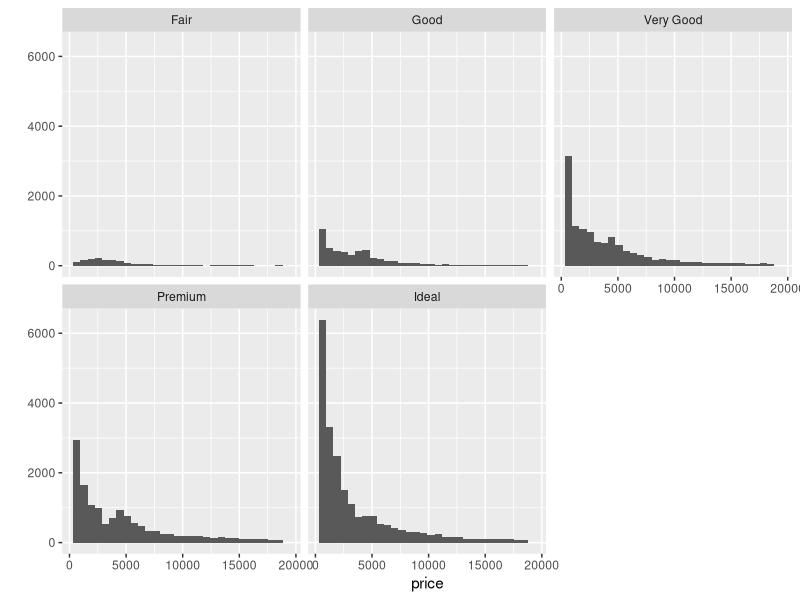
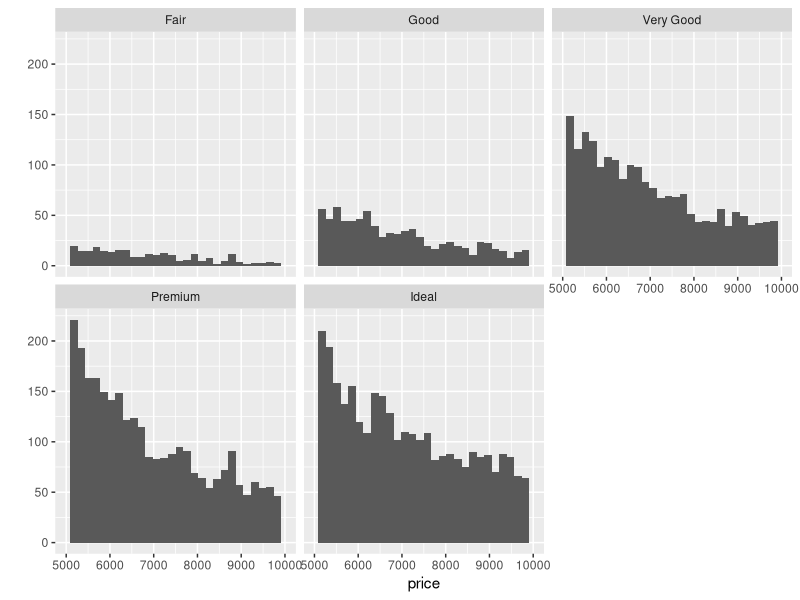
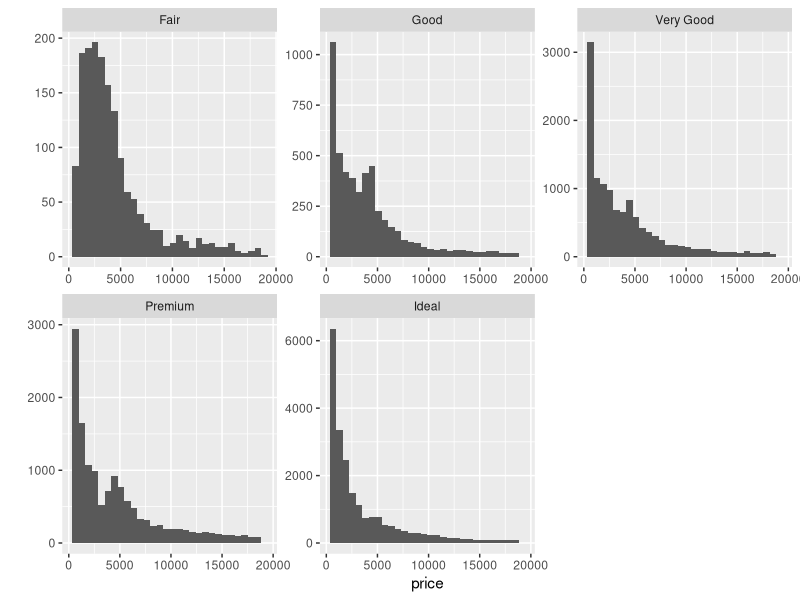
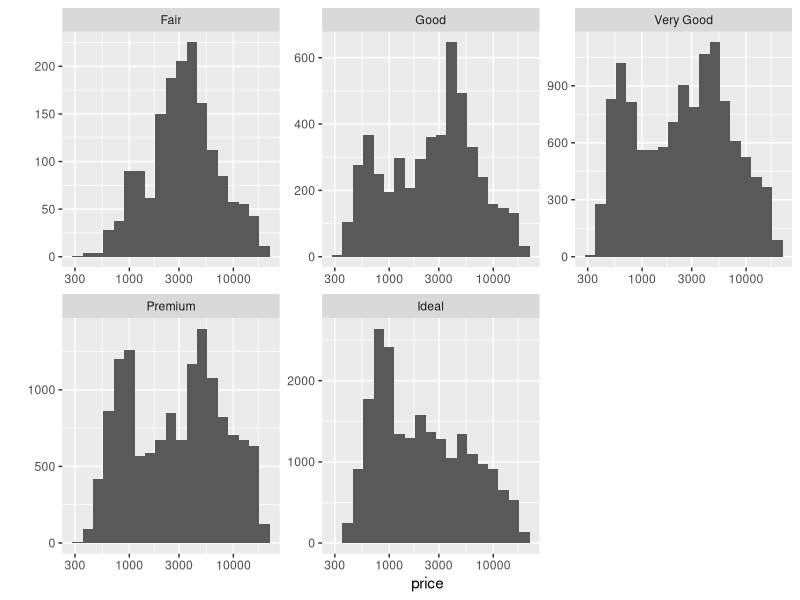
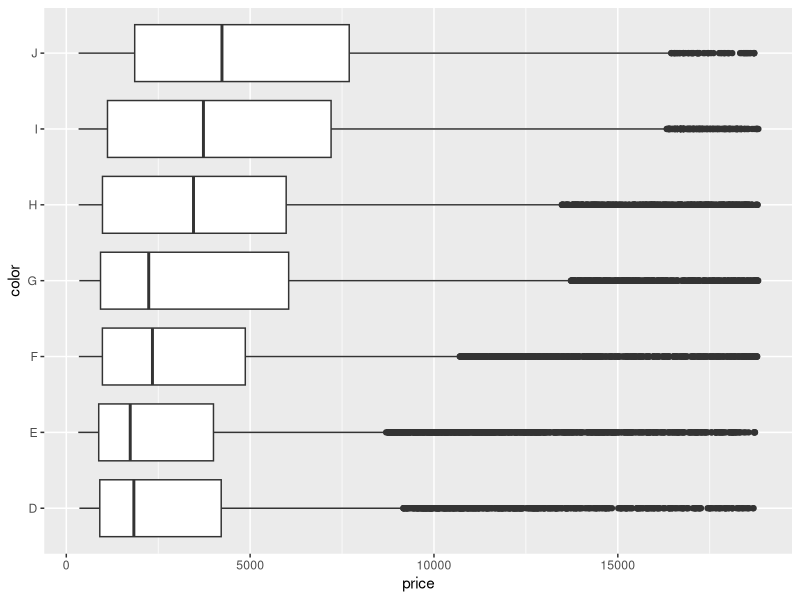
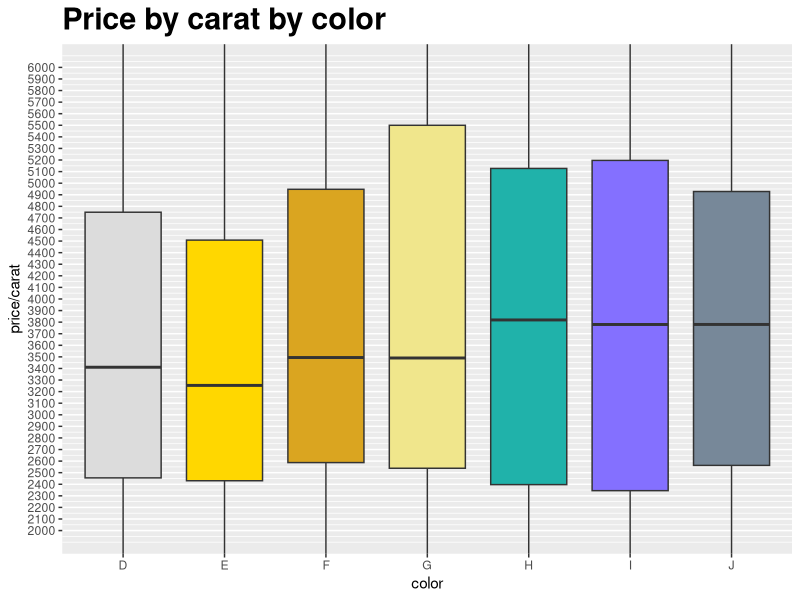
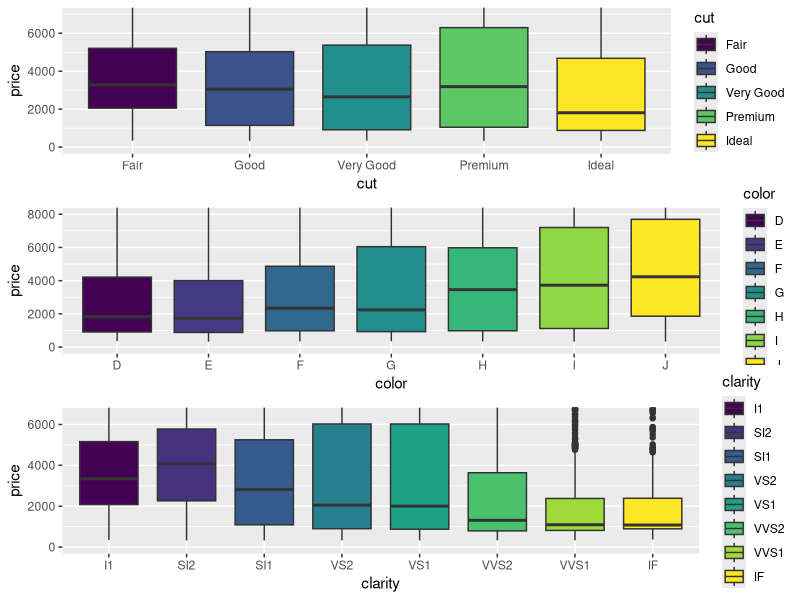
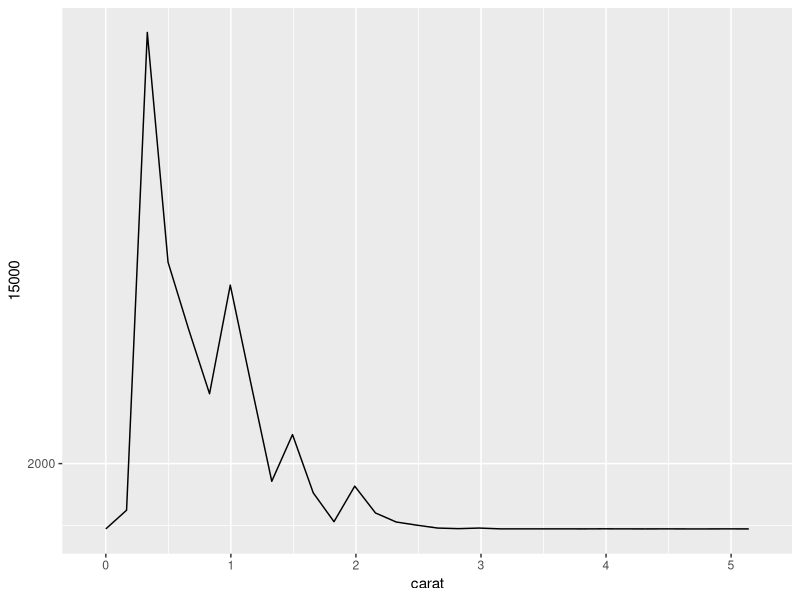

The R script that drew these images, in order:
library(ggplot2)
qplot(data = diamonds, x = price, bins = 30)+
  facet_wrap(~diamonds$cut)

qplot(data = diamonds, x = price, bins = 30,
      xlim = c(5000,10000))+
  facet_wrap(~diamonds$cut)
by(diamonds$price, diamonds$cut, summary)

qplot(x = price, data = diamonds) + 
  facet_wrap(~cut, scales = "free")

qplot(x = price, data = diamonds, binwidth = .1) +
  scale_x_log10()+ 
  facet_wrap(~cut, scales = "free")

ggplot(diamonds, aes(x = price, y = color)) +
  geom_boxplot()
by(diamonds$price, diamonds$color, summary)

by(diamonds$price, diamonds$color, IQR)

# Investigate the price per carat of diamonds across
# the different colors of diamonds using boxplots.

ggplot(aes(x = color, y = price/carat), data = diamonds,
       binwidth = 25)+
  scale_y_continuous(breaks = seq(2000,6000,100))+
  coord_cartesian(ylim = c(2000,6000))+
  geom_boxplot(fill = c("gainsboro","gold","goldenrod","khaki", "lightseagreen","lightslateblue","lightslategrey"))+
  labs(title = "Price by carat by color")+
  theme(plot.title = element_text(size = rel(2)))+
  theme(plot.title = element_text(face = "bold"))
library(gridExtra)
library(grid)

p1 <- qplot(x = cut, y= price, data = diamonds, geom = "boxplot", fill = cut) +
  coord_cartesian(ylim = c(0,7000))
p2 <- qplot(x = color, y= price, data = diamonds, geom = "boxplot"
            , fill = color) +
  coord_cartesian(ylim = c(0,8000))
p3 <- qplot(x = clarity, y= price, data = diamonds, geom = "boxplot", fill = clarity) +
  coord_cartesian(ylim = c(0,6500))
grid <- grid.arrange(p1, p2, p3, ncol = 1)

#Investigate frequency polygon
ggplot( data = diamonds, aes(x = carat), binwidth = 10) +
  scale_y_continuous(breaks = 2000,15000,100) +
  geom_freqpoly()
qplot(x = carat,
      data = diamonds,
      binwidth = 0.1,
      xlab = 'Carats',
      ylab = 'Count',
      geom = 'freqpoly') +
  scale_x_continuous(limits = c(0, 5), breaks = seq(0, 5, 0.1)) +
  scale_y_continuous(breaks = seq(0,12000,1000))

qplot(x = carat, data = diamonds, binwidth = 0.1,
      geom = "freqpoly")+
  scale_x_continuous(limits=c(0,5), breaks = seq(0,5,0.1))+
  scale_y_continuous(breaks = seq(0,12000,1000))
table(diamonds$carat)